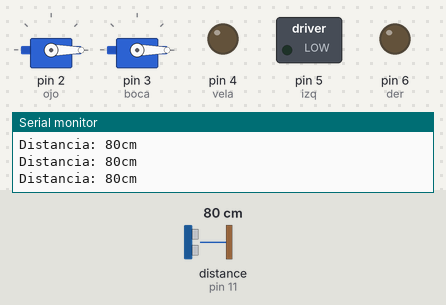
Simulated run of this sketch. Board: Arduino Uno, built with avr-gcc and run on an emulated ATmega328P. Shown: 2 × servo, switched loads named in the sketch (green lamp = pin HIGH), output pins drawn as LEDs (lit = HIGH), the last lines printed to the serial monitor. Wiring (inferred from the names in the program): ultrasonic range finder: trigger pin 12; echo pin 11. Dashed ring = blinking. The inputs (shaded band) are chosen by the test bench; at power-on: distance to the obstacle (sensor on pin 11) 80 cm. The echo pulse lasts 58.3 µs per cm; pins used as bus, display or sensor lines are not drawn.

Above: at 2.2 s.
2.3 s: distance to the obstacle (sensor on pin 11) set to 63 cm
3.8 s: distance to the obstacle (sensor on pin 11) set to 56 cm
At 4.3 s:
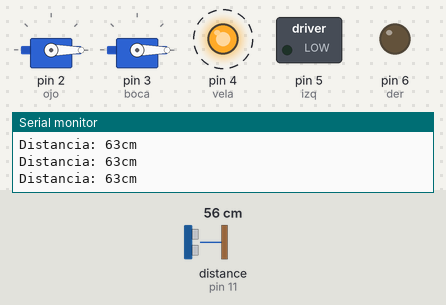
6.8 s: distance to the obstacle (sensor on pin 11) set to 2 cm
At 8.4 s:
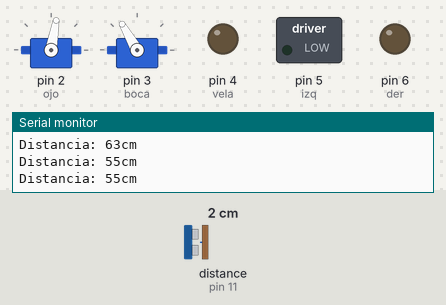
12.8 s: distance to the obstacle (sensor on pin 11) set to 60 cm
At 13.5 s:
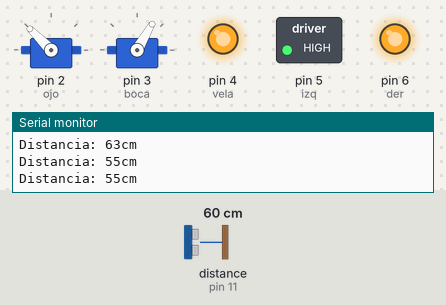
15.8 s: distance to the obstacle (sensor on pin 11) set to 18 cm
At 16.03 s:
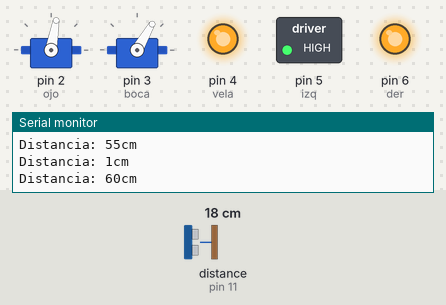
18.8 s: distance to the obstacle (sensor on pin 11) set to 15 cm
At 22.6 s:
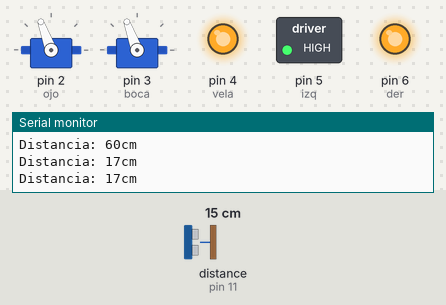
Timing chart, 0 to 22.8 s (numbered marks = the images above; inputs shaded):
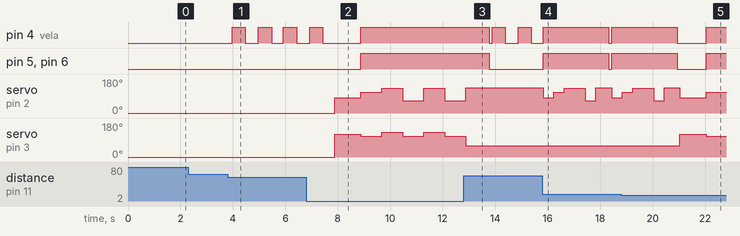

Measured:
- the behaviour switches between 61 and 60 cm on distance to the obstacle (sensor on pin 11) (found by bisection; images 0 and 1)
- the behaviour switches between 17 and 16 cm on distance to the obstacle (sensor on pin 11) (found by bisection; images 4 and 5)
- after the input at 3.8 s, pin 4 (vela): alternates HIGH for 0.50 s and LOW for 0.48 s, starting after 0.17 s
- after the input at 6.8 s, pin 5 (izq), pin 6 (der): LOW → HIGH after 2.1 s; servo on pin 2 (ojo): 0° → 80° after 1.1 s, → 110° 1.0 s later, → 130° 0.80 s later, → 65° 0.80 s later, … (6 changes in this stretch); servo on pin 3 (boca): 0° → 120° after 1.1 s, then repeats every 1.6 s: 110° 0.80 s, 130° 0.80 s
- after the input at 12.8 s, pin 5 (izq), pin 6 (der): goes on until 13.8 s, then stays LOW; servo on pin 2 (ojo): goes on until 12.9 s, then stays 135°; servo on pin 3 (boca): goes on until 12.9 s, then stays 60°
- after the input at 15.8 s, pin 5 (izq), pin 6 (der): LOW → HIGH at once, → LOW 2.5 s later, → HIGH 0.10 s later; servo on pin 2 (ojo): 135° → 80° at once, → 110° 0.40 s later, → 130° 0.40 s later, → 65° 0.80 s later, … (6 changes in this stretch)
- after the input at 18.8 s, servo on pin 3 (boca): 60° → 120° after 2.2 s, → 110° 1.0 s later

The sketch:

CodigoCupCake2.ino
```cpp
// Codigo CupCake Animatrónico

#include <Servo.h>

Servo ojo; //Servomotor que controla los ojos
Servo boca;  //Servomotor que controla la boca
int pos = 0; //Ángulo inicial
const int Trigger = 12;   //Pin digital 2 para el Trigger del sensor
const int Echo = 11;   //Pin digital 3 para el Echo del sensor
int estado=90; // Estado inicial del botón, comienza en estado 0
int vela=4; //Pin del led asociado a la vela
int izq=5; //Pin asociado al ojo izquierdo
int der=6; //Pin asociado al ojo derecho

void setup()
{
Serial.begin(9600);
pinMode(vela, OUTPUT);  //Configura el pin de la vela como salida
pinMode(izq, OUTPUT);  //Configura el pin del ojo izquierdo como salida
pinMode(der, OUTPUT);  //Configura el pin del ojo derecho como salida
pinMode(Trigger, OUTPUT); //pin como salida
pinMode(Echo, INPUT);  //pin como entrada
digitalWrite(Trigger, LOW);//Inicializamos el pin con 0
ojo.attach(2); // Adjunta el objeto servo de los ojos en el pin 2
boca.attach(3); // Adjunta el objeto servo de los ojos en el pin 3
pos = (0); //Redunda posición al iniciar
ojo.write(pos); // Configura al servo de los ojos para encontrarse
                //En la posición inicial
boca.write(pos); // Configura al servo de la boca para encontrarse
                //En la posición inicial
delay(1000); //Tiempo de retraso
}


void loop()
{

  digitalWrite(vela, LOW); //Establece la salida del led de la vela
  digitalWrite(izq, LOW); //Establece la salida del led de los ojos
  digitalWrite(der, LOW);  //Establece la salida del led de la boca
  delay(100); //Tiempo de retraso

  long t; //timepo que demora en llegar el eco
  long d; //distancia en centimetros

  digitalWrite(Trigger, HIGH);
  delayMicroseconds(10);          //Enviamos un pulso de 10us
  digitalWrite(Trigger, LOW);

  t = pulseIn(Echo, HIGH); //obtenemos el ancho del pulso
  d = t/58;             //escalamos el pulso a una distancia en cm

  if (d>45&&d <=60) {

    digitalWrite(vela, HIGH); //Secuencia de luces
    digitalWrite(izq, LOW);
    digitalWrite(der, LOW);
    delay(500);  //Retraso
    digitalWrite(vela, LOW); //Secuencia de luces
    delay(500);  //Retraso
    digitalWrite(vela, HIGH); //Secuencia de luces
    delay(500);  //Retraso
    digitalWrite(vela, LOW); //Secuencia de luces
    delay(250);  //Retraso
  }
  if (d>30&&d <=45) {
    digitalWrite(vela, HIGH); //Secuencia de luces
    digitalWrite(izq, LOW);
    digitalWrite(der, LOW);
    delay(500);  //Retraso
    digitalWrite(izq, HIGH);
    digitalWrite(der, HIGH);
    delay(500);  //Retraso
    digitalWrite(izq, LOW);
    digitalWrite(der, HIGH);
    delay(500);  //Retraso
    digitalWrite(izq, HIGH);
    digitalWrite(der, LOW);
    delay(500);  //Retraso
    digitalWrite(izq, HIGH);
    digitalWrite(der, HIGH);
    digitalWrite(vela, HIGH);

   }
  if (d>15&&d <=30){

    digitalWrite(vela, HIGH); //Secuencia de luces
    digitalWrite(izq, HIGH);
    digitalWrite(der, HIGH);
    pos = (80); //Cambio de posición de ojos
    ojo.write(pos);
    delay (400); //Retraso
    pos = (110); //Cambio de posición de ojos
    ojo.write(pos);
    delay (400); //Retraso
    pos = (130); //Cambio de posición de ojos
    ojo.write(pos);
    delay (400); //Retraso
    pos = (130); //Cambio de posición de ojos y boca
    ojo.write(pos);
    delay (400); //Retraso
    pos = (65); //Cambio de la posición de los ojos
    ojo.write(pos);
    delay (400); //Retraso

    pos = (135); //Cambio de la posición de los ojos
    ojo.write(pos);
    delay (400); //Retraso

  }
  if ( d <=15){
    pos = (80); //Cambio de posición ojos
    ojo.write(pos);
    pos = (120);
    boca.write(pos); //Cambio de posición boca
    delay (1000);

    digitalWrite(vela, HIGH); //Secuencia de luces
    digitalWrite(izq, HIGH);
    digitalWrite(der, HIGH);
    pos = (110); //Cambio de posición de ojos y boca
    ojo.write(pos);
    boca.write(pos);
    delay (800); //Retraso

    digitalWrite(vela, HIGH); //Secuencia de luces
    digitalWrite(izq, HIGH);
    digitalWrite(der, HIGH);
    pos = (130); //Cambio de posición de ojos y boca
    ojo.write(pos);
    boca.write(pos);
    delay (800); //Retraso

    digitalWrite(vela, HIGH); //Secuencia de luces
    digitalWrite(izq, HIGH);
    digitalWrite(der, HIGH);
    pos = (65); //Cambio de posición en los ojos
    ojo.write(pos);
    pos = (110); //Cambio de posición de la boca
    boca.write(pos);
    delay (800); //Retraso

    pos = (130); //Cambio de posición de ojos y boca
    ojo.write(pos);
    boca.write(pos);
    delay (800); //Retraso

    pos = (65); //Cambio de la posición de los ojos
    ojo.write(pos);
    pos = (110); //Cambio de posición de la boca
    boca.write(pos);
    delay (800); //Retraso

    pos = (135); //Cambio de la posición de los ojos
    ojo.write(pos);
    pos = (60);//Cambio de posición de la boca
    boca.write(pos);
    delay (800); //Retraso
  }
  Serial.print("Distancia: ");
  Serial.print(d);      //Enviamos serialmente el valor de la distancia
  Serial.print("cm");
  Serial.println();
  delay(100);          //Hacemos una pausa de 100ms

}
```
